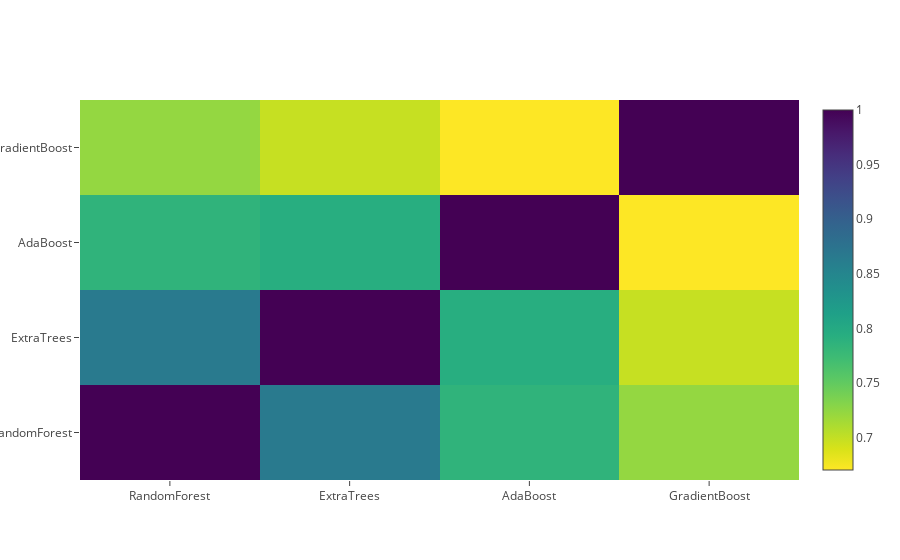

Write notebook code for a chart like this one.
### Markdown cell above
**Correlation Heatmap of the Second Level Training set**

### Code cell
data = [
    go.Heatmap(
        z= base_predictions_train.astype(float).corr().values ,
        x=base_predictions_train.columns.values,
        y= base_predictions_train.columns.values,
          colorscale='Viridis',
            showscale=True,
            reversescale = True
    )
]
py.iplot(data, filename='labelled-heatmap')

### Figure 1 — Plotly figure (JSON) as saved in the notebook; plotly's stock layout.template omitted (floating-point values rounded to 4 significant figures)
{"data": [{"type": "heatmap", "z": [[1, 0.8654, 0.7856, 0.7232], [0.8654, 1, 0.7927, 0.6981], [0.7856, 0.7927, 1, 0.6703], [0.7232, 0.6981, 0.6703, 1]], "x": ["RandomForest", "ExtraTrees", "AdaBoost", "GradientBoost"], "y": ["RandomForest", "ExtraTrees", "AdaBoost", "GradientBoost"], "colorscale": "Viridis", "showscale": true, "reversescale": true}], "layout": {"xaxis": {"type": "category", "range": [-0.5, 3.5], "autorange": true}, "yaxis": {"type": "category", "range": [-0.5, 3.5], "autorange": true}, "autosize": true}}
